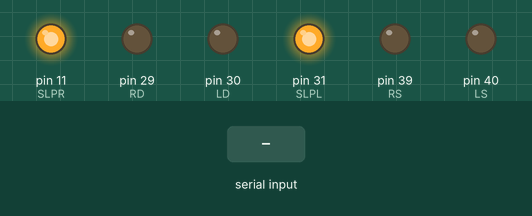
Simulated run of this sketch. Board: Arduino Mega 2560, built with avr-gcc and run on an emulated ATmega2560. On the bench: output pins drawn as LEDs (lit = HIGH). The inputs (shaded band) are chosen by the test bench.

Above: at 1.2 s.
1.3 s: "b" received over the second serial link
At 2.6 s:
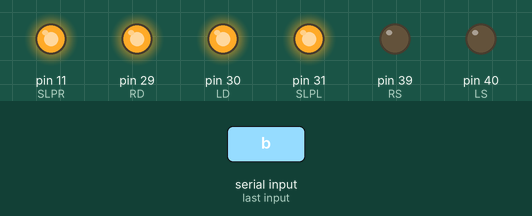
Timing chart, 0 to 6.5 s (numbered marks = the images above; inputs shaded):
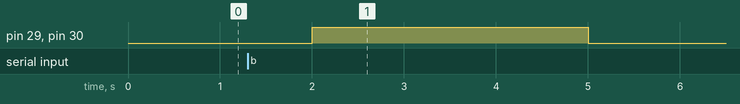

Measured:
- after the input at 1.3 s, pin 29 (RD), pin 30 (LD): LOW → HIGH after 0.70 s, → LOW 3.0 s later

The sketch:

9_Navigation_using_HM10.ino
```cpp
#define LS 40 //Left motor speed - to provide speed for the motor
#define RS 39 //right motor speed - to provide speed for the motor
#define LD 30 //left motor direction
#define RD 29 //right motor direction

// if LD,RD = 0 then forward direction
// if LD,RD = 1 then backward direction

#define SLPR 11 // sleep pin
#define SLPL 31  //sleep pin

char c;

void setup()
{
  pinMode(LD, OUTPUT);
  pinMode(RD, OUTPUT);
  pinMode(SLPR , OUTPUT);
  pinMode(SLPL , OUTPUT);
  digitalWrite(SLPR, HIGH);
  digitalWrite(SLPL , HIGH);
  Serial1.begin(9600);
}

void loop()
{
  char data;
  if (Serial1.available())
  {
    data = Serial1.read();
  }
  switch (data)
  {
    case 'f' : digitalWrite(LD, LOW);  // Forward
      digitalWrite(RD, LOW);
      analogWrite(LS, 30);
      analogWrite(RS, 30);
      delay(3000);
      break;

    case 'b' : digitalWrite(LD, HIGH); // Backward
      digitalWrite(RD, HIGH);
      analogWrite(LS, 30);
      analogWrite(RS, 30);
      delay(3000);
      break;

    case 'r' : digitalWrite(LD, LOW); // Right
      digitalWrite(RD, LOW);
      analogWrite(LS, 30);
      analogWrite(RS, 0);
      delay(1500);
      break;

    case 'l' : digitalWrite(LD, LOW); //Left
      digitalWrite(RD, LOW);
      analogWrite(LS, 0);
      analogWrite(RS, 30);
      delay(1500);
      break;

    case 'q' : digitalWrite(LD, HIGH); // Backward Left
      digitalWrite(RD, HIGH);
      analogWrite(LS, 0);
      analogWrite(RS, 30);
      delay(1500);
      break;

    case 'w' : digitalWrite(LD, HIGH); // Backward Right
      digitalWrite(RD, HIGH);
      analogWrite(LS, 30);
      analogWrite(RS, 0);
      delay(1500);
      break;

    default:  digitalWrite(LD, LOW); // Stop
      digitalWrite(RD, LOW);
      analogWrite(LS, 0);
      analogWrite(RS, 0);
      delay(1000);
      break;
  }
}
```
